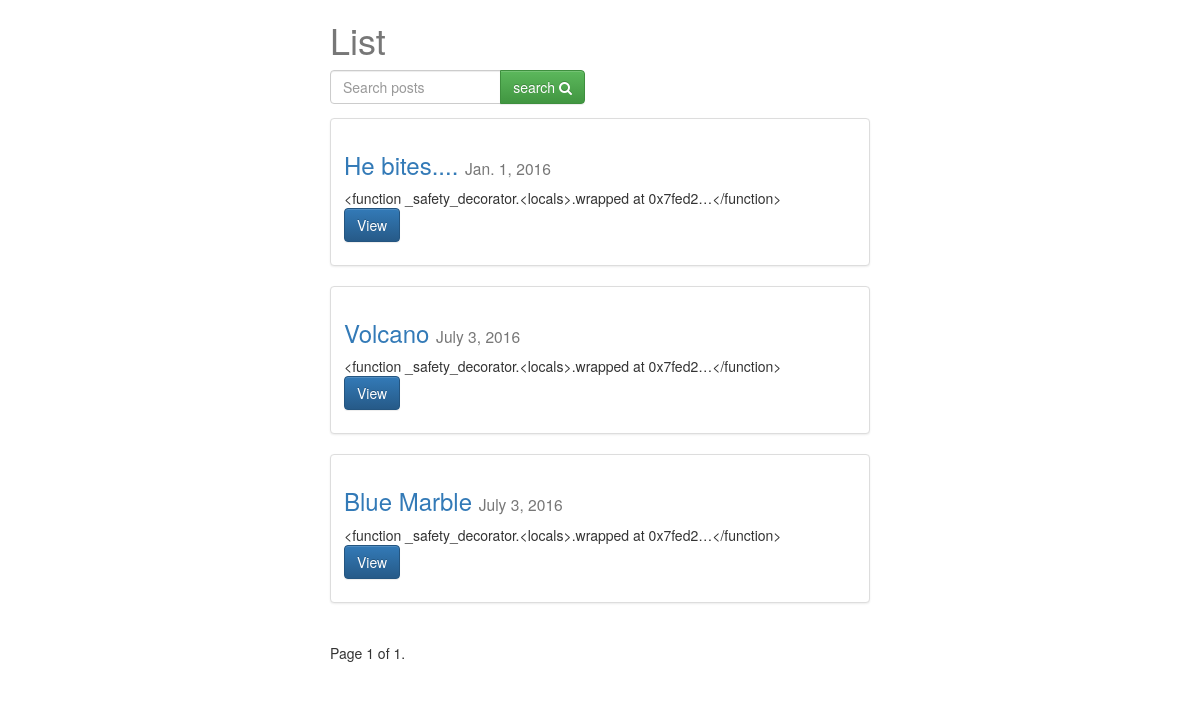
/posts/, run on the app's committed database.
### posts/models.py (models this page shows, shortened)
class Post(models.Model):
    user = models.ForeignKey(settings.AUTH_USER_MODEL, default=1)
    title = models.CharField(max_length=120)
    slug = models.SlugField(unique=True)
    image = models.ImageField(upload_to=upload_location,
            null=True,
            blank=True,
            width_field="width_field",
            height_field="height_field")
    height_field = models.IntegerField(default=0)
    width_field = models.IntegerField(default=0)
    content = models.TextField()
    draft = models.BooleanField(default=False)
    publish = models.DateField(auto_now=False, auto_now_add=False)
    read_time = models.TimeField(null=True, blank=True)
    updated = models.DateTimeField(auto_now=True, auto_now_add=False)
    timestamp = models.DateTimeField(auto_now=False, auto_now_add=True)
    objects = PostManager()
    def get_absolute_url(self):
        return reverse("posts:detail", kwargs={"slug": self.slug})
    class Meta:
        ordering = ["-timestamp", "-updated"]
    def get_markdown(self):
        content = self.content
        markdown_text = markdown(content)
        return mark_safe(markdown_text)

### posts/views.py (the view, shortened to what this page needs)
def post_list(request):
	today = timezone.now().date()
	queryset_list = Post.objects.active() #.order_by("-timestamp")
	if request.user.is_staff or request.user.is_superuser:
		queryset_list = Post.objects.all()
	query = request.GET.get("q")
	paginator = Paginator(queryset_list, 8) # Show 25 contacts per page
	page_request_var = "page"
	page = request.GET.get(page_request_var)
	try:
		queryset = paginator.page(page)
	except PageNotAnInteger:
		queryset = paginator.page(1)
	except EmptyPage:
		queryset = paginator.page(paginator.num_pages)
	context = {
		"object_list": queryset,
		"title": "List",
		"page_request_var": page_request_var,
		"today": today,
	}
	return render(request, "post_list.html", context)

### posts/models.py (called while the page is built)
    def active(self, *args, **kwargs):
        return super(PostManager, self).filter(draft=False).filter(publish__lte=timezone.now())

### templates/post_list.html (shortened to what this page needs)
{% extends "base.html" %}
{% block content %}
<div class='col-sm-6 col-sm-offset-3'>
    <h1>{{ title }}</h1>
<form method='GET' action='' class="row">
  <div class="col-sm-6">
    <div class="input-group">
      <input class="form-control" type='text' name='q' placeholder='Search posts' value='{{ request.GET.q }}'/>
      <span class="input-group-btn">
        <button class="btn btn-success" type="submit">search <i class="fa fa-search"> </i></button>
      </span>
    </div>
  </div>
</form>
{% for obj in object_list %}
<div class="row">
  <div class="col-sm-12">
    <div class="thumbnail">
      <div class="caption post-detail-item">
        <h3><a href='{{ obj.get_absolute_url }}'>{{ obj.title }}</a> <small>{{ obj.publish }}</small></h3>
        {{ obj.get_markdown | truncatechars_html:20 }}
        <p><a href="{{ obj.get_absolute_url }}" class="btn btn-primary" role="button">View</a></p>
      </div>
    </div>
  </div>
</div>
{% endfor %}
<div class="pagination">
    <span class="step-links">
        <span class="current">
            Page {{ object_list.number }} of {{ object_list.paginator.num_pages }}.
        </span>
    </span>
</div>
</div>
{% endblock content %}

### static/css/base.css (style rules this page uses)
h1 { color: #777777; }

### data on the page
Post: title "He bites....", publish "Jan. 1, 2016", get_markdown "<function _safety_decorator.<locals>.wrapped at 0x7fed2…</function>"
Post: title "Volcano", publish "July 3, 2016", get_markdown "<function _safety_decorator.<locals>.wrapped at 0x7fed2…</function>"
Post: title "Blue Marble", publish "July 3, 2016", get_markdown "<function _safety_decorator.<locals>.wrapped at 0x7fed2…</function>"

### other printed values
{{ title }} "List"
{{ object_list.number }} "1"
{{ object_list.paginator.num_pages }} "1"
